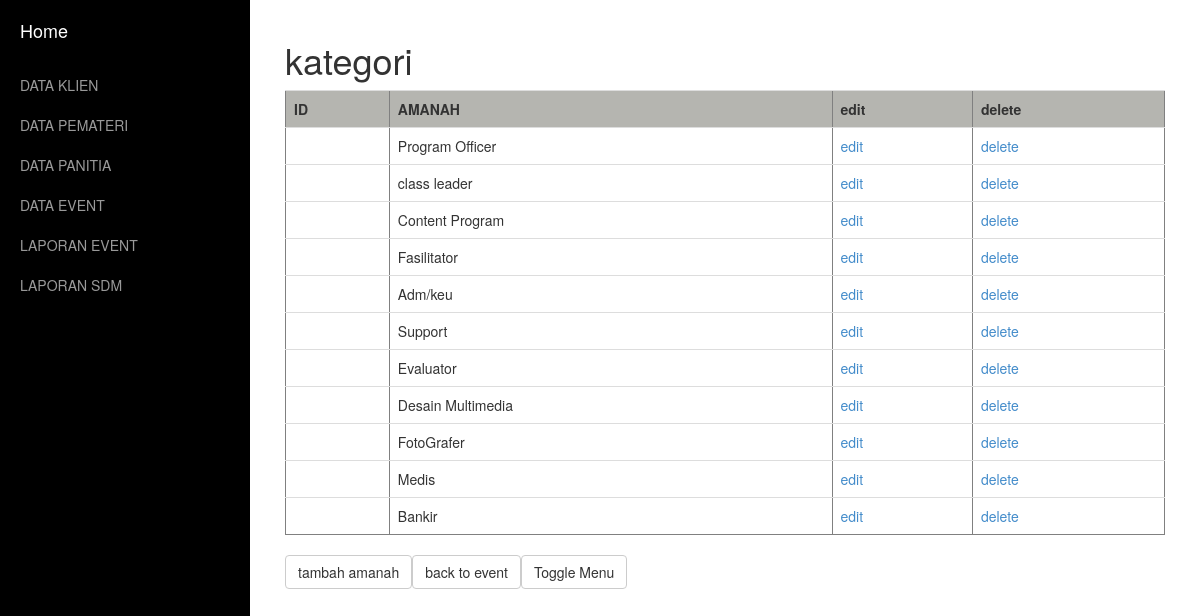
Screenshot of /AMANAH/index.php with the database file from the repository.
### tables this page shows
CREATE TABLE IF NOT EXISTS `tb_amanah` (
  `id` int(11) NOT NULL AUTO_INCREMENT,
  `amanah` varchar(30) NOT NULL,
  PRIMARY KEY (`id`)
);

### AMANAH/index.php (called while the page is built, shortened)
<?php
	include "amanah.php";
	$amanah = new amanah();
	$data_amanah = $amanah->get_amanah();
	include "view.index.php";
?>

### AMANAH/amanah.php (called while the page is built, shortened)
<?php
class amanah{
	function get_amanah(){
		$sql = "select * from tb_amanah";
		$query = mysql_query($sql) or die ("Gagal query : ".$sql);
		return $query;
	}
}
?>

### AMANAH/view.index.php (the view, shortened to what this page needs)
<!DOCTYPE html>
<html lang="en">
<head>
    <link href="asset/css/bootstrap.min.css" rel="stylesheet">
    <link href="asset/css/simple-sidebar.css" rel="stylesheet">
</head>
<body>
    <div id="wrapper">
        <div id="sidebar-wrapper">
            <ul class="sidebar-nav">
                <li class="sidebar-brand">
                    <a href="../home.php">
                        Home
                    </a>
                </li>
                <li>
                    <a href="../KLIEN/index.php">DATA KLIEN</a>
                </li>
                <li>
                    <a href="../PEMATERI/index.php">DATA PEMATERI</a>
                </li>
                <li>
                    <a href="../PANITIA/index.php">DATA PANITIA</a>
                </li>
                <li>
                    <a href="../EVENT/index.php">DATA EVENT</a>
                </li>
                <li>
                    <a href="#">LAPORAN EVENT</a>
                </li>
                <li>
                    <a href="#">LAPORAN SDM</a>
                </li>
            </ul>
        </div>
        <div id="page-content-wrapper">
            <div class="container-fluid">
                <div class="row">
                    <div class="col-lg-12">
                       <h1>kategori</h1>
	   <table class="table" border="1">
			<tr bgcolor="#B5B5B0">
				<th>ID</th>
				<th>AMANAH</th>
				<th>edit</th>
				<th>delete</th>
			</tr>
		<?php while($v = mysql_fetch_array($data_amanah)):;?>
			<tr>
				<td><?php echo $v["id_amanah"];?></td>
				<td><?php echo $v["amanah"];?></td>
				<td><a href="formedit.php?id=<?php echo $v["id_amanah"]; ?>">edit</a></td>
				<td><a href="delete.php?id=<?php echo $v["id_amanah"]; ?>">delete</a></td>
			</tr>
			<?php endwhile;?>
		<table>
						<a href="view.form.php" class="btn btn-default" >tambah amanah</a>
						<a href="../EVENT/view.form.php" class="btn btn-default" >back to event</a>
                        <a href="#menu-toggle" class="btn btn-default" id="menu-toggle">Toggle Menu</a>
                    </div>
                </div>
            </div>
        </div>
    </div>
</body>
</html>

### AMANAH/asset/css/simple-sidebar.css (style rules this page uses)
#wrapper { padding-left: 0; -webkit-transition: all 0.5s ease; -moz-transition: all 0.5s ease; -o-transition: all 0.5s ease; transition: all 0.5s ease; }
#sidebar-wrapper { z-index: 1000; position: fixed; left: 250px; width: 0; height: 100%; margin-left: -250px; overflow-y: auto; background: #000; -webkit-transition: all 0.5s ease; -moz-transition: all 0.5s ease; -o-transition: all 0.5s ease; transition: all 0.5s ease; }
#page-content-wrapper { width: 100%; padding: 15px; }
.sidebar-nav { position: absolute; top: 0; width: 250px; margin: 0; padding: 0; list-style: none; }
.sidebar-nav li { text-indent: 20px; line-height: 40px; }
.sidebar-nav li a { display: block; text-decoration: none; color: #999999; }
.sidebar-nav > .sidebar-brand { height: 65px; font-size: 18px; line-height: 60px; }
.sidebar-nav > .sidebar-brand a { color: #999999; }
@media (min-width:768px) { #wrapper { padding-left: 250px; } }
@media (min-width:768px) { #sidebar-wrapper { width: 250px; } }
@media (min-width:768px) { #page-content-wrapper { padding: 20px; } }

### rows the page displays
tb_amanah: amanah "Program Officer"
tb_amanah: amanah "class leader"
tb_amanah: amanah "Content Program"
tb_amanah: amanah "Fasilitator"
tb_amanah: amanah "Adm/keu"
tb_amanah: amanah "Support"
tb_amanah: amanah "Evaluator"
tb_amanah: amanah "Desain Multimedia"
tb_amanah: amanah "FotoGrafer"
tb_amanah: amanah "Medis"
tb_amanah: amanah "Bankir"
